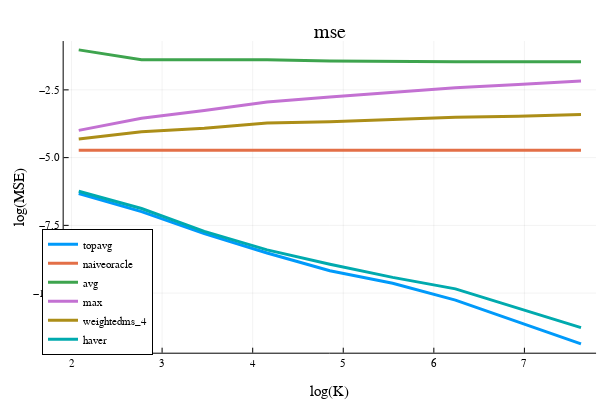

This figure's notebook cell:
### Code cell
x = opt.K_ary
i = 1; plot(log.(x), log.(mse[:,i]), label=estimator_names[i], linewidth=3)
i = 2; plot!(log.(x), log.(mse[:,i]), label=estimator_names[i], linewidth=3)
i = 3; plot!(log.(x), log.(mse[:,i]), label=estimator_names[i], linewidth=3) 
i = 4; plot!(log.(x), log.(mse[:,i]), label=estimator_names[i], linewidth=3)
i = 5; plot!(log.(x), log.(mse[:,i]), label=estimator_names[i], linewidth=3)
i = 6; plot!(log.(x), log.(mse[:,i]), label=estimator_names[i], linewidth=3)
plot!(xlabel="log(K)", ylabel="log(MSE)", legend=:bottomleft)  
title!("mse")

### Figure 1 — Plotly figure (JSON) as saved in the notebook; plotly's stock layout.template omitted (floating-point values rounded to 4 significant figures)
{"data": [{"colorbar": {"title": {"text": ""}}, "legendgroup": "topavg", "line": {"color": "rgba(0, 154, 250, 1.000)", "dash": "solid", "shape": "linear", "width": 3}, "mode": "lines", "name": "topavg", "showlegend": true, "type": "scatter", "x": [2.079, 2.773, 3.466, 4.159, 4.852, 5.545, 6.238, 6.931, 7.625], "xaxis": "x", "y": [-6.326, -6.993, -7.806, -8.521, -9.176, -9.639, -10.26, -11.05, -11.87], "yaxis": "y", "zmax": null, "zmin": null}, {"colorbar": {"title": {"text": ""}}, "legendgroup": "naiveoracle", "line": {"color": "rgba(227, 111, 71, 1.000)", "dash": "solid", "shape": "linear", "width": 3}, "mode": "lines", "name": "naiveoracle", "showlegend": true, "type": "scatter", "x": [2.079, 2.773, 3.466, 4.159, 4.852, 5.545, 6.238, 6.931, 7.625], "xaxis": "x", "y": [-4.729, -4.729, -4.729, -4.729, -4.729, -4.729, -4.729, -4.729, -4.729], "yaxis": "y", "zmax": null, "zmin": null}, {"colorbar": {"title": {"text": ""}}, "legendgroup": "avg", "line": {"color": "rgba(62, 164, 78, 1.000)", "dash": "solid", "shape": "linear", "width": 3}, "mode": "lines", "name": "avg", "showlegend": true, "type": "scatter", "x": [2.079, 2.773, 3.466, 4.159, 4.852, 5.545, 6.238, 6.931, 7.625], "xaxis": "x", "y": [-1.024, -1.388, -1.391, -1.389, -1.438, -1.463, -1.462, -1.463, -1.466], "yaxis": "y", "zmax": null, "zmin": null}, {"colorbar": {"title": {"text": ""}}, "legendgroup": "max", "line": {"color": "rgba(195, 113, 210, 1.000)", "dash": "solid", "shape": "linear", "width": 3}, "mode": "lines", "name": "max", "showlegend": true, "type": "scatter", "x": [2.079, 2.773, 3.466, 4.159, 4.852, 5.545, 6.238, 6.931, 7.625], "xaxis": "x", "y": [-3.994, -3.549, -3.259, -2.945, -2.767, -2.593, -2.423, -2.301, -2.169], "yaxis": "y", "zmax": null, "zmin": null}, {"colorbar": {"title": {"text": ""}}, "legendgroup": "weightedms_4", "line": {"color": "rgba(172, 142, 24, 1.000)", "dash": "solid", "shape": "linear", "width": 3}, "mode": "lines", "name": "weightedms_4", "showlegend": true, "type": "scatter", "x": [2.079, 2.773, 3.466, 4.159, 4.852, 5.545, 6.238, 6.931, 7.625], "xaxis": "x", "y": [-4.312, -4.042, -3.919, -3.727, -3.674, -3.606, -3.513, -3.476, -3.408], "yaxis": "y", "zmax": null, "zmin": null}, {"colorbar": {"title": {"text": ""}}, "legendgroup": "haver", "line": {"color": "rgba(0, 170, 174, 1.000)", "dash": "solid", "shape": "linear", "width": 3}, "mode": "lines", "name": "haver", "showlegend": true, "type": "scatter", "x": [2.079, 2.773, 3.466, 4.159, 4.852, 5.545, 6.238, 6.931, 7.625], "xaxis": "x", "y": [-6.243, -6.879, -7.721, -8.404, -8.936, -9.418, -9.843, -10.56, -11.27], "yaxis": "y", "zmax": null, "zmin": null}], "layout": {"annotations": [{"font": {"color": "rgba(0, 0, 0, 1)", "family": "sans-serif", "size": 20}, "rotation": 0, "showarrow": false, "text": "mse", "x": 0.5498, "xanchor": "center", "xref": "paper", "y": 1, "yanchor": "top", "yref": "paper"}], "height": 400, "legend": {"bgcolor": "rgba(255, 255, 255, 1.000)", "bordercolor": "rgba(0, 0, 0, 1)", "borderwidth": 1, "font": {"color": "rgba(0, 0, 0, 1)", "family": "sans-serif", "size": 11}, "title": {"font": {"color": "rgba(0, 0, 0, 1)", "family": "sans-serif", "size": 15}, "text": ""}, "tracegroupgap": 0, "traceorder": "normal", "x": 0.07, "xanchor": "left", "y": 0.07, "yanchor": "bottom"}, "margin": {"b": 20, "l": 0, "r": 0, "t": 20}, "paper_bgcolor": "rgba(255, 255, 255, 1.000)", "plot_bgcolor": "rgba(255, 255, 255, 1.000)", "showlegend": true, "width": 600, "xaxis": {"anchor": "y", "domain": [0.1061, 0.9934], "gridcolor": "rgba(0, 0, 0, 0.1)", "gridwidth": 0.5, "linecolor": "rgba(0, 0, 0, 1)", "mirror": false, "range": [1.913, 7.791], "showgrid": true, "showline": true, "showticklabels": true, "tickangle": 0, "tickcolor": "rgb(0, 0, 0)", "tickfont": {"color": "rgba(0, 0, 0, 1)", "family": "sans-serif", "size": 11}, "tickmode": "array", "ticks": "inside", "ticktext": ["2", "3", "4", "5", "6", "7"], "tickvals": [2, 3, 4, 5, 6, 7], "title": {"font": {"color": "rgba(0, 0, 0, 1)", "family": "sans-serif", "size": 15}, "text": "log(K)"}, "type": "linear", "visible": true, "zeroline": false, "zerolinecolor": "rgba(0, 0, 0, 1)"}, "yaxis": {"anchor": "x", "domain": [0.07581, 0.9415], "gridcolor": "rgba(0, 0, 0, 0.1)", "gridwidth": 0.5, "linecolor": "rgba(0, 0, 0, 1)", "mirror": false, "range": [-12.2, -0.6986], "showgrid": true, "showline": true, "showticklabels": true, "tickangle": 0, "tickcolor": "rgb(0, 0, 0)", "tickfont": {"color": "rgba(0, 0, 0, 1)", "family": "sans-serif", "size": 11}, "tickmode": "array", "ticks": "inside", "ticktext": ["−10.0", "−7.5", "−5.0", "−2.5"], "tickvals": [-10, -7.5, -5, -2.5], "title": {"font": {"color": "rgba(0, 0, 0, 1)", "family": "sans-serif", "size": 15}, "text": "log(MSE)"}, "type": "linear", "visible": true, "zeroline": false, "zerolinecolor": "rgba(0, 0, 0, 1)"}}}
